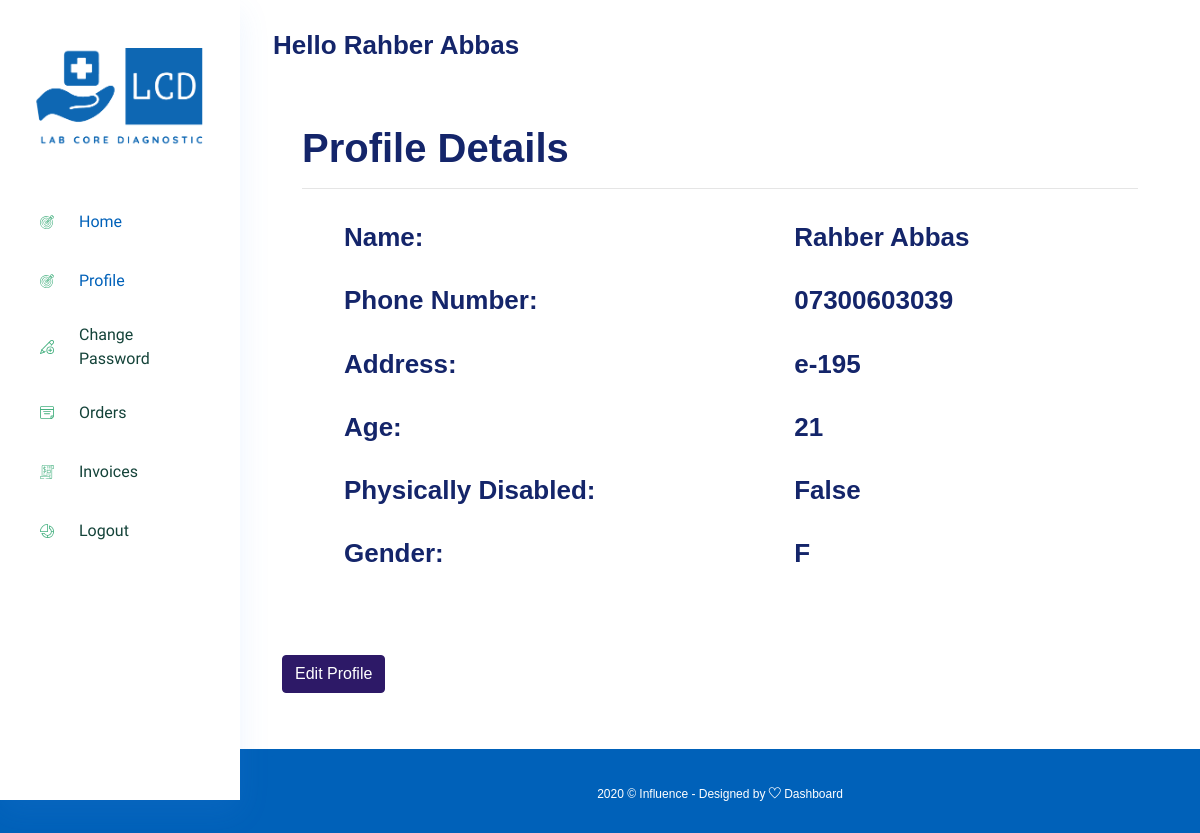
Before: /profile/ (signed in) with the older database file.
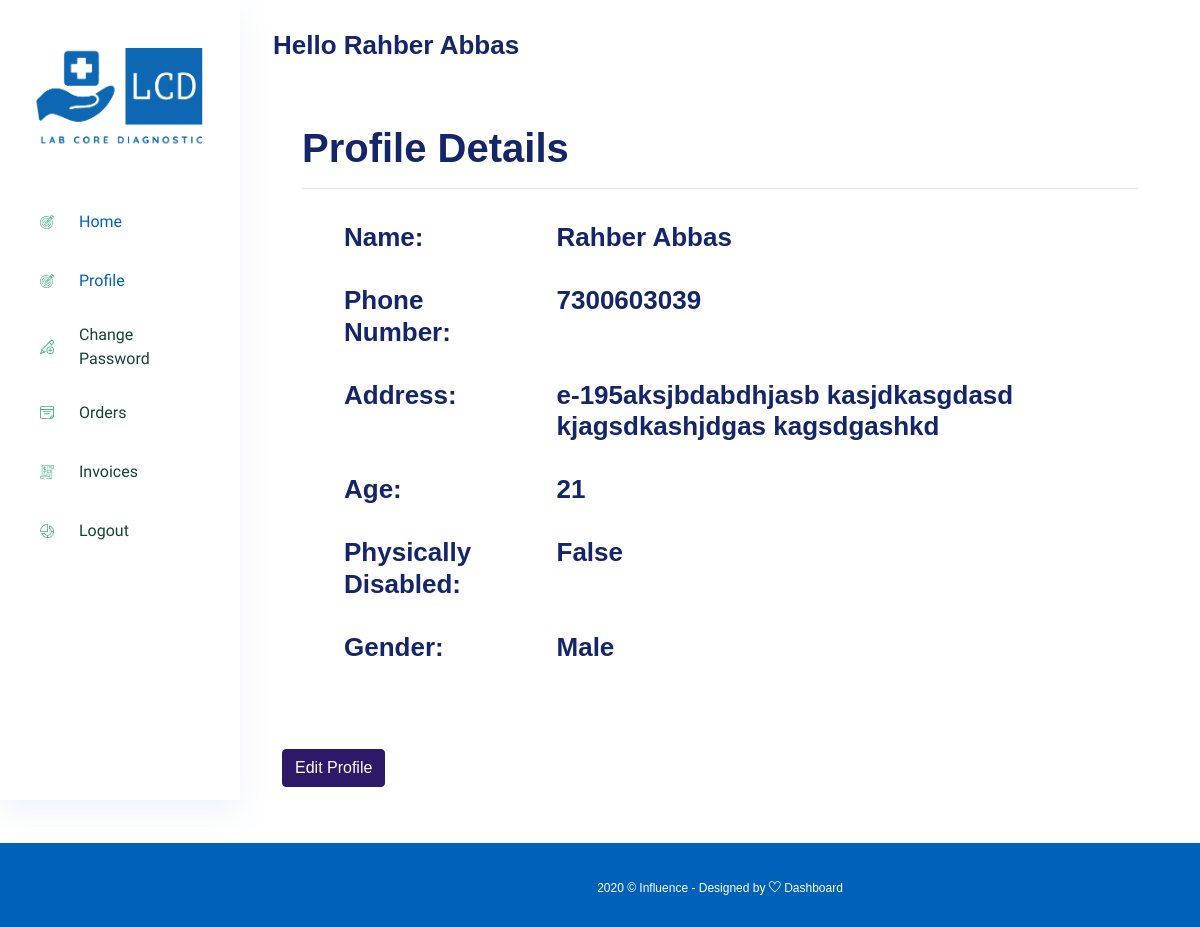
After: the same page with the newer database file.
### account/models.py (models this page shows, shortened)
class Profile(models.Model):
    GENDER_CHOICES = (
        ('Male', 'Male'),
        ('Female', 'Female'),
    )
    BLOOD_GROUP = (
        ('A+', 'A+'),
        ('A-', 'A-'),
        ('B+', 'B+'),
        ('B-', 'B-'),
        ('O+', 'O+'),
        ('O-', 'O-'),
        ('AB+', 'AB+'),
        ('AB-', 'AB-'),
    )
    user = models.OneToOneField(MainUser, on_delete=models.CASCADE)
    first_name = models.CharField(max_length=256, blank=True)
    last_name = models.CharField(max_length=256, null=True)
    phone_regex = RegexValidator( regex = r'^\d{10}$',message = "phone number should exactly be in 10 digits")
    phone_no = models.CharField(max_length=12, validators=[phone_regex], null=True, blank=True)
    address = models.TextField(null=True, blank=True)
    age = models.CharField(max_length=256, null=True, blank=True)
    physically_disabled = models.BooleanField(default=False)
    gender = models.CharField(choices=GENDER_CHOICES, max_length=6, null=True, blank=True)
    blood_group = models.CharField(max_length=3, choices=BLOOD_GROUP, null=True, blank=True)

### account/views.py (the view)
# urls.py: path('profile/', profile, name='profile'),
@login_required(login_url='/login/')
def profile(request):
    profile = Profile.objects.filter(user=request.user)
    return render(request, 'dashboard/profile.html', {'profile': profile})

### templates/dashboard/profile.html (shortened to what this page needs)
{% extends 'dashboard/base.html' %}
{% block content %}
<div class="col-lg-12">
    <div class="white_card card_height_100 mb_30">
        <div class="white_card_body">
            <div class="card-body">
                <div>
                    <h1> Profile Details </h1>
                </div>
                <hr>
                {% for po in profile %}
                <div class="white_card_body">
                    <div class="table-responsive">
                        <table class="table">
                            <tbody>
                                <tr>
                                    <td><h3>Name:</h3></td>
                                    <td><h3>{{po.first_name}} {{po.last_name}}</h3></td>
                                </tr>
                                <tr>
                                    <td><h3>Phone Number:</h3></td>
                                    <td><h3>{{po.phone_no}}</h3></td>
                                </tr>
                                <tr>
                                    <td><h3>Address:</h3></td>
                                    <td><h3>{{po.address}}</h3></td>
                                </tr>
                                <tr>
                                    <td><h3>Age:</h3></td>
                                    <td><h3>{{po.age}}</h3></td>
                                </tr>
                                <tr>
                                    <td><h3>Physically Disabled:</h3></td>
                                    <td><h3>{{po.physically_disabled}}</h3></td>
                                </tr>
                                <tr>
                                    <td><h3>Gender:</h3></td>
                                    <td><h3>{{po.gender}}</h3></td>
                                </tr>
                            </tbody>
                        </table>
                    </div>
                </div>
                {% endfor %}
            </div>
            <a href="{% url 'editprofile' %}" class="btn btn-primary">Edit Profile</a>
        </div>
    </div>
</div>
{% endblock %}

Changed rows visible on the page:
changed Profile "Rahber": phone_no "07300603039" → "7300603039"; address "e-195" → "e-195aksjbdabdhjasb kasjdkasgdasd kjagsdkashjdgas kagsdgashkd"; gender "F" → "Male"
